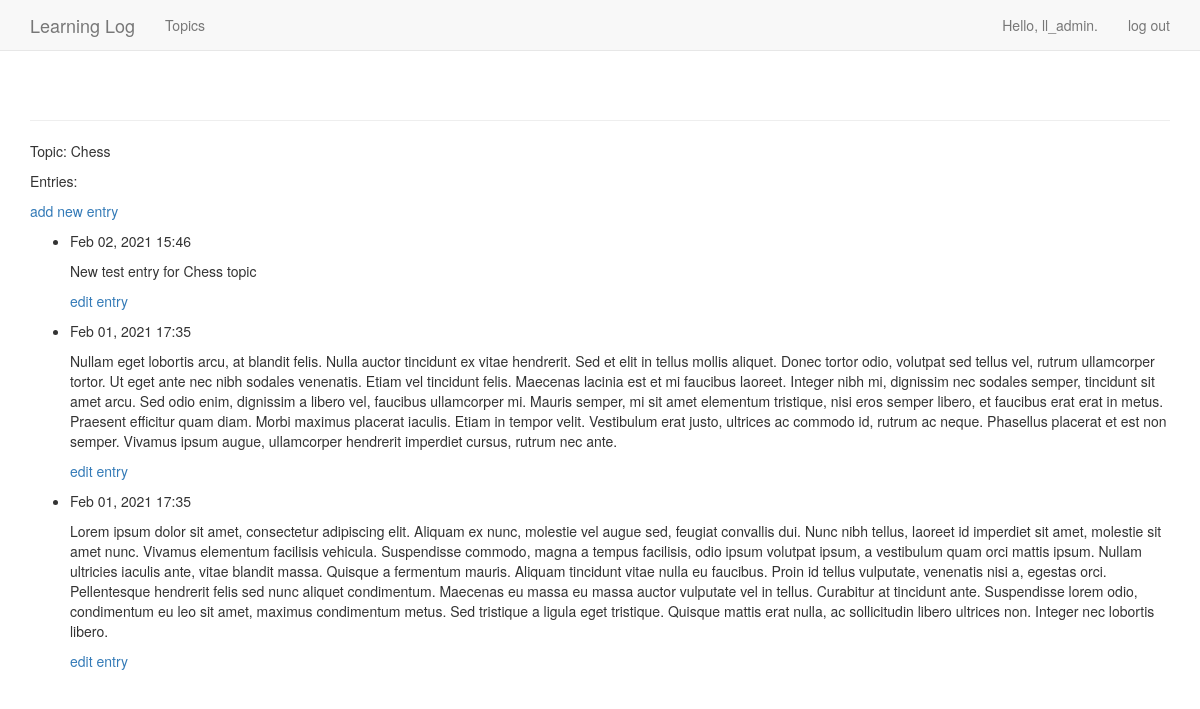
The page /topics/1/ (signed in) on the database its author committed.
### learning_logs/models.py (models this page shows, shortened)
class Topic(models.Model):
    text = models.CharField(max_length=200)
    date_added = models.DateTimeField(auto_now_add=True)
    owner = models.ForeignKey(User, on_delete=models.CASCADE)
    def __str__(self):
        return self.text

class Entry(models.Model):
    topic = models.ForeignKey(Topic, on_delete=models.CASCADE)
    text = models.TextField()
    date_added = models.DateTimeField(auto_now_add=True)
    class Meta:
        verbose_name_plural = 'entries'

### learning_logs/views.py (the view)
# urls.py: url(r'^topics/(?P<topic_id>\d+)/$', views.topic, name='topic'),
@login_required()
def topic(request, topic_id):
    topic = Topic.objects.get(id=topic_id)
    if topic.owner != request.user:
        raise Http404
    entries = topic.entry_set.order_by('-date_added')
    context = {'topic': topic, 'entries': entries}
    return render(request, 'learning_logs/topic.html', context)

### learning_logs/templates/learning_logs/topic.html
{% extends 'learning_logs/base.html' %}
{% block content %}
    <p>Topic: {{ topic }}</p>
    <p>Entries:</p>
    <p>
        <a href="{% url 'learning_logs:new_entry' topic.id %}">add new entry</a>
    </p>
    <ul>
    {% for entry in entries %}
        <li>
            <p>{{ entry.date_added|date:'M d, Y H:i' }}</p>
            <p>{{ entry.text|linebreaks }}</p>
                <p>
                    <a href="{% url 'learning_logs:edit_entry' entry.id %}">edit entry</a>
                </p>
        </li>
    {% empty %}
        <li>
            There are no entries for this topic yet.
        </li>
    {% endfor %}
    </ul>
{% endblock content %}

### learning_logs/templates/learning_logs/base.html (shortened to what this page needs)
{% load bootstrap3 %}
<!DOCTYPE html>
<html lang="en">
    <head>
        {% bootstrap_css %}
    </head>
    <body>
        <nav class="navbar navbar-default navbar-static-top">
            <div class="container">
                <div class="navbar-header">
                    <a class="navbar-brand" href="{% url 'learning_logs:index' %}">
                        Learning Log</a>
                </div>
                <div id="navbar" class="navbar-collapse collapse">
                    <ul class="nav navbar-nav">
                        <li><a href="{% url 'learning_logs:topics' %}">Topics</a></li>
                    </ul>
                    <ul class="nav navbar-nav navbar-right">
                        {% if user.is_authenticated %}
                            <li><a>Hello, {{ user.username }}.</a></li>
                            <li><a href="{% url 'users:logout' %}">log out</a></li>
                        {% else %}
                            <li><a href="{% url 'users:register' %}">register</a></li>
                            <li><a href="{% url 'users:login' %}">log in</a></li>
                        {% endif %}
                    </ul>
                </div>
            </div>
        </nav>
        <div class="container">
            <div class="page-header">
            </div>
            <div>
                {% block content %}{% endblock content %}
            </div>
        </div>
    </body>
</html>

### rows shown on the page
Topic: text "Chess"
Entry: date_added "Feb 02, 2021 15:46", text "New test entry for Chess topic"
Entry: date_added "Feb 01, 2021 17:35", text "Nullam eget lobortis arcu, at blandit felis. Nulla auctor tincidunt ex vitae hendrerit. Sed et elit in tellus mollis aliquet. Donec tortor odio, volutpat sed tellus vel, rutrum ullamcorper tortor. Ut eget ante nec nibh sodales venenatis. Etiam vel tincidunt felis. Maecenas lacinia est et mi faucibus laoreet. Integer nibh mi, dignissim nec sodales semper, tincidunt sit amet arcu. Sed odio enim, dignissim a libero vel, faucibus ullamcorper mi. Mauris semper, mi sit amet elementum tristique, nisi eros semper libero, et faucibus erat erat in metus. Praesent efficitur quam diam. Morbi maximus placerat iaculis. Etiam in tempor velit. Vestibulum erat justo, ultrices ac commodo id, rutrum ac neque.…"
Entry: date_added "Feb 01, 2021 17:35", text "Lorem ipsum dolor sit amet, consectetur adipiscing elit. Aliquam ex nunc, molestie vel augue sed, feugiat convallis dui. Nunc nibh tellus, laoreet id imperdiet sit amet, molestie sit amet nunc. Vivamus elementum facilisis vehicula. Suspendisse commodo, magna a tempus facilisis, odio ipsum volutpat ipsum, a vestibulum quam orci mattis ipsum. Nullam ultricies iaculis ante, vitae blandit massa. Quisque a fermentum mauris. Aliquam tincidunt vitae nulla eu faucibus. Proin id tellus vulputate, venenatis nisi a, egestas orci. Pellentesque hendrerit felis sed nunc aliquet condimentum. Maecenas eu massa eu massa auctor vulputate vel in tellus. Curabitur at tincidunt ante. Suspendisse lorem odio,…"

### other values the page prints
{{ user.username }} "ll_admin"
